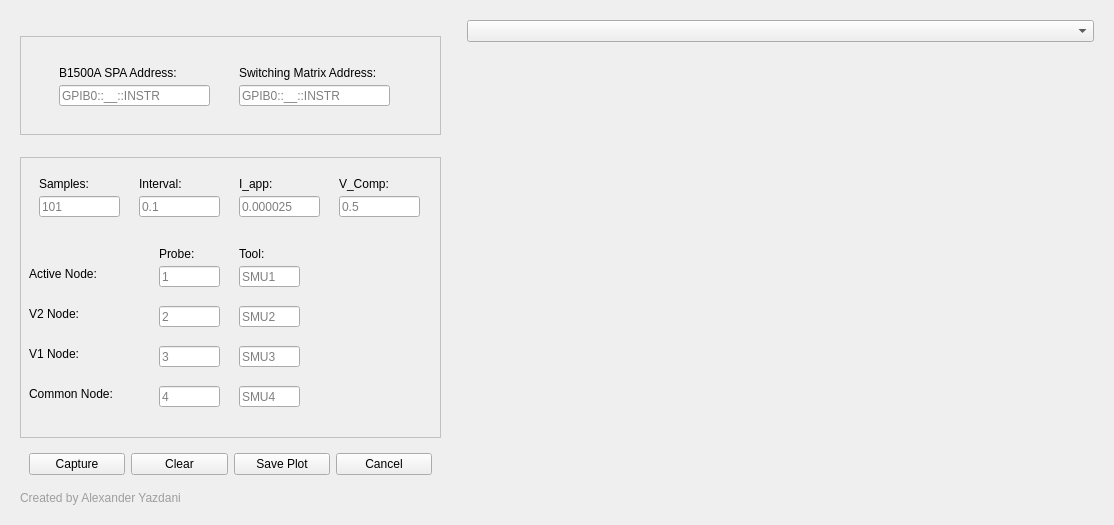
<?xml version="1.0" encoding="UTF-8"?>
<ui version="4.0">
 <class>Form</class>
 <widget class="QWidget" name="Form">
  <property name="geometry">
   <rect>
    <x>0</x>
    <y>0</y>
    <width>1114</width>
    <height>525</height>
   </rect>
  </property>
  <property name="windowTitle">
   <string>Form</string>
  </property>
  <layout class="QHBoxLayout" name="horizontalLayout_3">
   <item>
    <widget class="QWidget" name="widget_3" native="true">
     <property name="minimumSize">
      <size>
       <width>441</width>
       <height>501</height>
      </size>
     </property>
     <property name="maximumSize">
      <size>
       <width>441</width>
       <height>16777215</height>
      </size>
     </property>
     <layout class="QVBoxLayout" name="verticalLayout">
      <item>
       <spacer name="verticalSpacer_4">
        <property name="orientation">
         <enum>Qt::Vertical</enum>
        </property>
        <property name="sizeHint" stdset="0">
         <size>
          <width>20</width>
          <height>40</height>
         </size>
        </property>
       </spacer>
      </item>
      <item>
       <widget class="QWidget" name="widget_6" native="true">
        <property name="minimumSize">
         <size>
          <width>421</width>
          <height>99</height>
         </size>
        </property>
        <property name="maximumSize">
         <size>
          <width>421</width>
          <height>16777215</height>
         </size>
        </property>
        <property name="styleSheet">
         <string notr="true">#widget_6{
	border: 1px  solid #C0C0C0;
}</string>
        </property>
        <layout class="QHBoxLayout" name="horizontalLayout_4">
         <item>
          <widget class="QWidget" name="widget" native="true">
           <property name="minimumSize">
            <size>
             <width>401</width>
             <height>81</height>
            </size>
           </property>
           <widget class="QLabel" name="label_2">
            <property name="geometry">
             <rect>
              <x>210</x>
              <y>20</y>
              <width>161</width>
              <height>16</height>
             </rect>
            </property>
            <property name="text">
             <string>Switching Matrix Address:</string>
            </property>
           </widget>
           <widget class="QLineEdit" name="Switching_Matrix_Address">
            <property name="geometry">
             <rect>
              <x>210</x>
              <y>40</y>
              <width>151</width>
              <height>21</height>
             </rect>
            </property>
            <property name="placeholderText">
             <string>GPIB0::__::INSTR</string>
            </property>
           </widget>
           <widget class="QLabel" name="label">
            <property name="geometry">
             <rect>
              <x>30</x>
              <y>20</y>
              <width>141</width>
              <height>16</height>
             </rect>
            </property>
            <property name="text">
             <string>B1500A SPA Address:</string>
            </property>
           </widget>
           <widget class="QLineEdit" name="B1500A_address">
            <property name="geometry">
             <rect>
              <x>30</x>
              <y>40</y>
              <width>151</width>
              <height>21</height>
             </rect>
            </property>
            <property name="text">
             <string/>
            </property>
            <property name="placeholderText">
             <string>GPIB0::__::INSTR</string>
            </property>
           </widget>
          </widget>
         </item>
        </layout>
       </widget>
      </item>
      <item>
       <spacer name="verticalSpacer">
        <property name="orientation">
         <enum>Qt::Vertical</enum>
        </property>
        <property name="sizeHint" stdset="0">
         <size>
          <width>20</width>
          <height>40</height>
         </size>
        </property>
       </spacer>
      </item>
      <item>
       <widget class="QWidget" name="widget_5" native="true">
        <property name="minimumSize">
         <size>
          <width>421</width>
          <height>281</height>
         </size>
        </property>
        <property name="maximumSize">
         <size>
          <width>421</width>
          <height>281</height>
         </size>
        </property>
        <property name="styleSheet">
         <string notr="true">#widget_5
{
	border: 1px  solid #C0C0C0;
}</string>
        </property>
        <layout class="QHBoxLayout" name="horizontalLayout_2">
         <item>
          <widget class="QWidget" name="widget_2" native="true">
           <property name="minimumSize">
            <size>
             <width>401</width>
             <height>281</height>
            </size>
           </property>
           <widget class="QLabel" name="label_3">
            <property name="geometry">
             <rect>
              <x>10</x>
              <y>10</y>
              <width>60</width>
              <height>16</height>
             </rect>
            </property>
            <property name="text">
             <string>Samples:</string>
            </property>
           </widget>
           <widget class="QLineEdit" name="samples_entry">
            <property name="geometry">
             <rect>
              <x>10</x>
              <y>30</y>
              <width>81</width>
              <height>21</height>
             </rect>
            </property>
            <property name="placeholderText">
             <string>101</string>
            </property>
           </widget>
           <widget class="QLineEdit" name="interval_entry">
            <property name="geometry">
             <rect>
              <x>110</x>
              <y>30</y>
              <width>81</width>
              <height>21</height>
             </rect>
            </property>
            <property name="placeholderText">
             <string>0.1</string>
            </property>
           </widget>
           <widget class="QLabel" name="label_4">
            <property name="geometry">
             <rect>
              <x>110</x>
              <y>10</y>
              <width>60</width>
              <height>16</height>
             </rect>
            </property>
            <property name="text">
             <string>Interval:</string>
            </property>
           </widget>
           <widget class="QLineEdit" name="probe_active_entry">
            <property name="geometry">
             <rect>
              <x>130</x>
              <y>100</y>
              <width>61</width>
              <height>21</height>
             </rect>
            </property>
            <property name="placeholderText">
             <string>1</string>
            </property>
           </widget>
           <widget class="QLineEdit" name="tool_active_entry">
            <property name="geometry">
             <rect>
              <x>210</x>
              <y>100</y>
              <width>61</width>
              <height>21</height>
             </rect>
            </property>
            <property name="placeholderText">
             <string>SMU1</string>
            </property>
           </widget>
           <widget class="QLabel" name="label_10">
            <property name="geometry">
             <rect>
              <x>130</x>
              <y>80</y>
              <width>60</width>
              <height>16</height>
             </rect>
            </property>
            <property name="text">
             <string>Probe:</string>
            </property>
           </widget>
           <widget class="QLabel" name="label_12">
            <property name="geometry">
             <rect>
              <x>210</x>
              <y>80</y>
              <width>60</width>
              <height>16</height>
             </rect>
            </property>
            <property name="text">
             <string>Tool:</string>
            </property>
           </widget>
           <widget class="QLineEdit" name="tool_common_entry">
            <property name="geometry">
             <rect>
              <x>210</x>
              <y>220</y>
              <width>61</width>
              <height>21</height>
             </rect>
            </property>
            <property name="placeholderText">
             <string>SMU4</string>
            </property>
           </widget>
           <widget class="QLineEdit" name="probe_common_entry">
            <property name="geometry">
             <rect>
              <x>130</x>
              <y>220</y>
              <width>61</width>
              <height>21</height>
             </rect>
            </property>
            <property name="placeholderText">
             <string>4</string>
            </property>
           </widget>
           <widget class="QLabel" name="label_8">
            <property name="geometry">
             <rect>
              <x>0</x>
              <y>100</y>
              <width>81</width>
              <height>16</height>
             </rect>
            </property>
            <property name="text">
             <string>Active Node:</string>
            </property>
           </widget>
           <widget class="QLabel" name="label_9">
            <property name="geometry">
             <rect>
              <x>0</x>
              <y>220</y>
              <width>101</width>
              <height>16</height>
             </rect>
            </property>
            <property name="text">
             <string>Common Node:</string>
            </property>
           </widget>
           <widget class="QLineEdit" name="V_comp_entry">
            <property name="geometry">
             <rect>
              <x>310</x>
              <y>30</y>
              <width>81</width>
              <height>21</height>
             </rect>
            </property>
            <property name="placeholderText">
             <string>0.5</string>
            </property>
           </widget>
           <widget class="QLineEdit" name="i_app_entry">
            <property name="geometry">
             <rect>
              <x>210</x>
              <y>30</y>
              <width>81</width>
              <height>21</height>
             </rect>
            </property>
            <property name="placeholderText">
             <string>0.000025</string>
            </property>
           </widget>
           <widget class="QLabel" name="label20">
            <property name="geometry">
             <rect>
              <x>210</x>
              <y>10</y>
              <width>60</width>
              <height>16</height>
             </rect>
            </property>
            <property name="text">
             <string>I_app:</string>
            </property>
           </widget>
           <widget class="QLabel" name="label_15">
            <property name="geometry">
             <rect>
              <x>310</x>
              <y>10</y>
              <width>60</width>
              <height>16</height>
             </rect>
            </property>
            <property name="text">
             <string>V_Comp:</string>
            </property>
           </widget>
           <widget class="QLineEdit" name="probe_v1_entry">
            <property name="geometry">
             <rect>
              <x>130</x>
              <y>180</y>
              <width>61</width>
              <height>21</height>
             </rect>
            </property>
            <property name="placeholderText">
             <string>3</string>
            </property>
           </widget>
           <widget class="QLineEdit" name="tool_v1_entry">
            <property name="geometry">
             <rect>
              <x>210</x>
              <y>180</y>
              <width>61</width>
              <height>21</height>
             </rect>
            </property>
            <property name="placeholderText">
             <string>SMU3</string>
            </property>
           </widget>
           <widget class="QLabel" name="label_11">
            <property name="geometry">
             <rect>
              <x>0</x>
              <y>180</y>
              <width>101</width>
              <height>16</height>
             </rect>
            </property>
            <property name="text">
             <string>V1 Node:</string>
            </property>
           </widget>
           <widget class="QLineEdit" name="tool_v2_entry_2">
            <property name="geometry">
             <rect>
              <x>210</x>
              <y>140</y>
              <width>61</width>
              <height>21</height>
             </rect>
            </property>
            <property name="placeholderText">
             <string>SMU2</string>
            </property>
           </widget>
           <widget class="QLabel" name="label_13">
            <property name="geometry">
             <rect>
              <x>0</x>
              <y>140</y>
              <width>101</width>
              <height>16</height>
             </rect>
            </property>
            <property name="text">
             <string>V2 Node:</string>
            </property>
           </widget>
           <widget class="QLineEdit" name="probe_v2_entry_2">
            <property name="geometry">
             <rect>
              <x>130</x>
              <y>140</y>
              <width>61</width>
              <height>21</height>
             </rect>
            </property>
            <property name="placeholderText">
             <string>2</string>
            </property>
           </widget>
          </widget>
         </item>
        </layout>
       </widget>
      </item>
      <item>
       <spacer name="verticalSpacer_2">
        <property name="orientation">
         <enum>Qt::Vertical</enum>
        </property>
        <property name="sizeHint" stdset="0">
         <size>
          <width>20</width>
          <height>18</height>
         </size>
        </property>
       </spacer>
      </item>
      <item>
       <widget class="QWidget" name="widget_4" native="true">
        <property name="minimumSize">
         <size>
          <width>401</width>
          <height>41</height>
         </size>
        </property>
        <property name="maximumSize">
         <size>
          <width>421</width>
          <height>16777215</height>
         </size>
        </property>
        <layout class="QHBoxLayout" name="horizontalLayout">
         <item>
          <widget class="QPushButton" name="capture_button">
           <property name="text">
            <string>Capture</string>
           </property>
          </widget>
         </item>
         <item>
          <widget class="QPushButton" name="clear_button">
           <property name="text">
            <string>Clear</string>
           </property>
          </widget>
         </item>
         <item>
          <widget class="QPushButton" name="save_button">
           <property name="text">
            <string>Save Plot</string>
           </property>
          </widget>
         </item>
         <item>
          <widget class="QPushButton" name="cancel_button">
           <property name="text">
            <string>Cancel</string>
           </property>
          </widget>
         </item>
        </layout>
       </widget>
      </item>
      <item>
       <spacer name="verticalSpacer_3">
        <property name="orientation">
         <enum>Qt::Vertical</enum>
        </property>
        <property name="sizeHint" stdset="0">
         <size>
          <width>20</width>
          <height>0</height>
         </size>
        </property>
       </spacer>
      </item>
      <item>
       <widget class="QLabel" name="name_label">
        <property name="styleSheet">
         <string notr="true">font: 75 8pt &quot;Myanmar Text&quot;;
color: rgb(158, 158, 158);
</string>
        </property>
        <property name="text">
         <string>Created by Alexander Yazdani</string>
        </property>
       </widget>
      </item>
     </layout>
    </widget>
   </item>
   <item>
    <widget class="QWidget" name="Plot_Widget" native="true">
     <property name="minimumSize">
      <size>
       <width>639</width>
       <height>501</height>
      </size>
     </property>
     <property name="styleSheet">
      <string notr="true"/>
     </property>
     <layout class="QGridLayout" name="gridLayout">
      <item row="0" column="0">
       <widget class="QComboBox" name="comboBox">
        <property name="currentText">
         <string/>
        </property>
       </widget>
      </item>
      <item row="1" column="0">
       <widget class="QStackedWidget" name="stackedWidget">
        <widget class="QWidget" name="voltage_page"/>
        <widget class="QWidget" name="current_page"/>
        <widget class="QWidget" name="resistance_page"/>
       </widget>
      </item>
     </layout>
    </widget>
   </item>
  </layout>
 </widget>
 <resources/>
 <connections/>
</ui>
